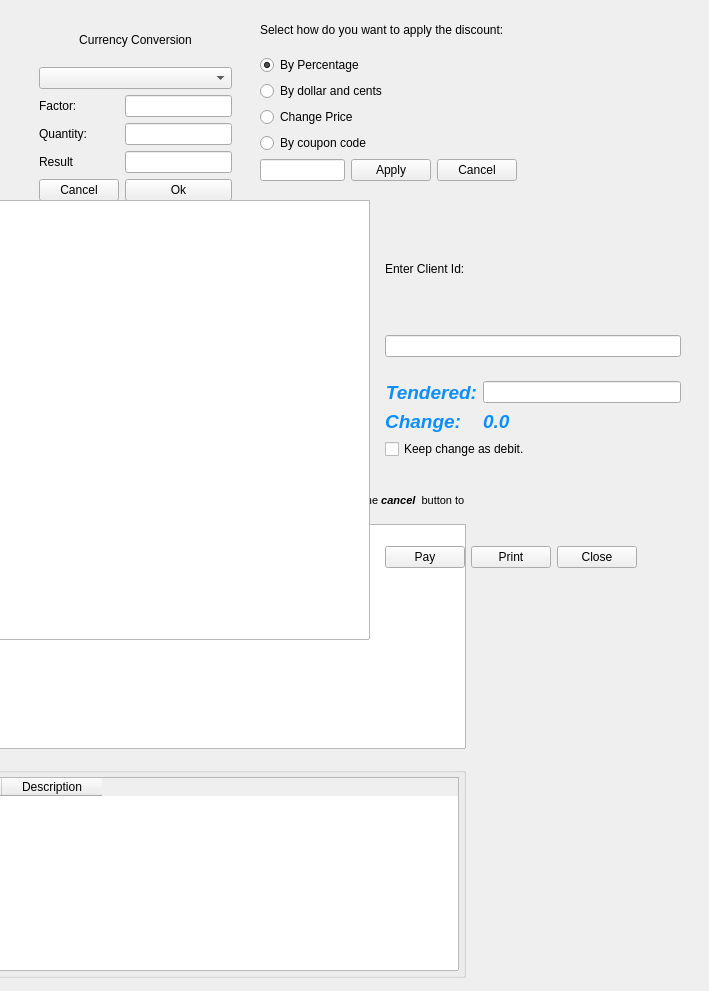
      <widget class="QWidget" name="page_Adds">
       <widget class="QFrame" name="frameCurrency">
        <property name="geometry">
         <rect>
          <x>30</x>
          <y>10</y>
          <width>211</width>
          <height>200</height>
         </rect>
        </property>
        <property name="frameShape">
         <enum>QFrame::NoFrame</enum>
        </property>
        <property name="frameShadow">
         <enum>QFrame::Raised</enum>
        </property>
        <layout class="QGridLayout" name="gridLayout_3">
         <item row="0" column="0" colspan="2">
          <widget class="QLabel" name="label_15">
           <property name="text">
            <string>Currency Conversion</string>
           </property>
           <property name="alignment">
            <set>Qt::AlignCenter</set>
           </property>
          </widget>
         </item>
         <item row="1" column="0" colspan="2">
          <widget class="QComboBox" name="comboCurrency"/>
         </item>
         <item row="2" column="0">
          <widget class="QLabel" name="label_12">
           <property name="text">
            <string>Factor:</string>
           </property>
          </widget>
         </item>
         <item row="2" column="1">
          <widget class="QLineEdit" name="editConvFactor">
           <property name="readOnly">
            <bool>true</bool>
           </property>
          </widget>
         </item>
         <item row="3" column="0">
          <widget class="QLabel" name="label_13">
           <property name="text">
            <string>Quantity:</string>
           </property>
          </widget>
         </item>
         <item row="3" column="1">
          <widget class="QLineEdit" name="editConvQty"/>
         </item>
         <item row="4" column="0">
          <widget class="QLabel" name="label_14">
           <property name="text">
            <string>Result</string>
           </property>
          </widget>
         </item>
         <item row="4" column="1">
          <widget class="QLineEdit" name="editConvResult">
           <property name="readOnly">
            <bool>true</bool>
           </property>
          </widget>
         </item>
         <item row="5" column="0">
          <widget class="QPushButton" name="btnConvCancel">
           <property name="text">
            <string>Cancel</string>
           </property>
          </widget>
         </item>
         <item row="5" column="1">
          <widget class="QPushButton" name="btnConvOk">
           <property name="text">
            <string>Ok</string>
           </property>
          </widget>
         </item>
        </layout>
       </widget>
       <widget class="QWidget" name="discountWidget" native="true">
        <property name="geometry">
         <rect>
          <x>260</x>
          <y>10</y>
          <width>257</width>
          <height>171</height>
         </rect>
        </property>
        <property name="sizePolicy">
         <sizepolicy hsizetype="MinimumExpanding" vsizetype="MinimumExpanding">
          <horstretch>0</horstretch>
          <verstretch>0</verstretch>
         </sizepolicy>
        </property>
        <layout class="QVBoxLayout" name="verticalLayout_5">
         <item>
          <widget class="QLabel" name="lbl_discounts">
           <property name="text">
            <string>Select how do you want to apply the discount:</string>
           </property>
           <property name="wordWrap">
            <bool>true</bool>
           </property>
          </widget>
         </item>
         <item>
          <widget class="QRadioButton" name="rbPercentage">
           <property name="text">
            <string>By Percentage</string>
           </property>
           <property name="checked">
            <bool>true</bool>
           </property>
          </widget>
         </item>
         <item>
          <widget class="QRadioButton" name="rbMoney">
           <property name="text">
            <string>By dollar and cents</string>
           </property>
          </widget>
         </item>
         <item>
          <widget class="QRadioButton" name="rbPriceChange">
           <property name="text">
            <string>Change Price</string>
           </property>
          </widget>
         </item>
         <item>
          <widget class="QRadioButton" name="rbCoupon">
           <property name="text">
            <string>By coupon code</string>
           </property>
          </widget>
         </item>
         <item>
          <layout class="QHBoxLayout" name="horizontalLayout_3">
           <item>
            <widget class="MibitLineEdit" name="editDiscount"/>
           </item>
           <item>
            <widget class="QPushButton" name="btnApplyDiscount">
             <property name="text">
              <string>Apply</string>
             </property>
            </widget>
           </item>
           <item>
            <widget class="QPushButton" name="btnCancelDiscount">
             <property name="text">
              <string>Cancel</string>
             </property>
            </widget>
           </item>
          </layout>
         </item>
        </layout>
       </widget>
       <widget class="QWidget" name="resumeWidget" native="true">
        <property name="geometry">
         <rect>
          <x>-110</x>
          <y>490</y>
          <width>580</width>
          <height>492</height>
         </rect>
        </property>
        <property name="minimumSize">
         <size>
          <width>580</width>
          <height>380</height>
         </size>
        </property>
        <layout class="QVBoxLayout" name="verticalLayout_7">
         <property name="spacing">
          <number>4</number>
         </property>
         <property name="leftMargin">
          <number>4</number>
         </property>
         <property name="topMargin">
          <number>4</number>
         </property>
         <property name="rightMargin">
          <number>4</number>
         </property>
         <property name="bottomMargin">
          <number>4</number>
         </property>
         <item>
          <widget class="QLabel" name="lblTitle">
           <property name="text">
            <string>&lt;!DOCTYPE HTML PUBLIC &quot;-//W3C//DTD HTML 4.0//EN&quot; &quot;http://www.w3.org/TR/REC-html40/strict.dtd&quot;&gt;
&lt;html&gt;&lt;head&gt;&lt;meta name=&quot;qrichtext&quot; content=&quot;1&quot; /&gt;&lt;style type=&quot;text/css&quot;&gt;
p, li { white-space: pre-wrap; }
&lt;/style&gt;&lt;/head&gt;&lt;body style=&quot; font-family:'Lucida Grande'; font-size:8pt; font-weight:400; font-style:normal;&quot;&gt;
&lt;p style=&quot; margin-top:0px; margin-bottom:0px; margin-left:0px; margin-right:0px; -qt-block-indent:0; text-indent:0px;&quot;&gt;The next sales are suspended. Please &lt;span style=&quot; font-weight:600;&quot;&gt;select one to resume&lt;/span&gt; and press the &lt;span style=&quot; font-weight:600; font-style:italic;&quot;&gt;Ok&lt;/span&gt; button; or press the &lt;span style=&quot; font-weight:600; font-style:italic;&quot;&gt;cancel&lt;/span&gt;  button to &lt;span style=&quot; font-weight:600;&quot;&gt;start a new one&lt;/span&gt;.&lt;/p&gt;&lt;/body&gt;&lt;/html&gt;</string>
           </property>
           <property name="wordWrap">
            <bool>true</bool>
           </property>
          </widget>
         </item>
         <item>
          <widget class="QTableView" name="tableSuspendedSales">
           <property name="minimumSize">
            <size>
             <width>280</width>
             <height>0</height>
            </size>
           </property>
           <property name="editTriggers">
            <set>QAbstractItemView::NoEditTriggers</set>
           </property>
           <property name="selectionMode">
            <enum>QAbstractItemView::SingleSelection</enum>
           </property>
           <property name="selectionBehavior">
            <enum>QAbstractItemView::SelectRows</enum>
           </property>
           <property name="sortingEnabled">
            <bool>true</bool>
           </property>
           <property name="cornerButtonEnabled">
            <bool>false</bool>
           </property>
          </widget>
         </item>
         <item>
          <widget class="QGroupBox" name="groupBox_2">
           <property name="minimumSize">
            <size>
             <width>0</width>
             <height>100</height>
            </size>
           </property>
           <property name="title">
            <string>Contents</string>
           </property>
           <layout class="QVBoxLayout" name="verticalLayout_6">
            <property name="spacing">
             <number>4</number>
            </property>
            <property name="leftMargin">
             <number>4</number>
            </property>
            <property name="topMargin">
             <number>4</number>
            </property>
            <property name="rightMargin">
             <number>4</number>
            </property>
            <property name="bottomMargin">
             <number>4</number>
            </property>
            <item>
             <widget class="QTableWidget" name="contentTable">
              <column>
               <property name="text">
                <string>Qty</string>
               </property>
              </column>
              <column>
               <property name="text">
                <string>Description</string>
               </property>
              </column>
             </widget>
            </item>
           </layout>
          </widget>
         </item>
        </layout>
       </widget>
       <widget class="QWidget" name="creditWidget" native="true">
        <property name="geometry">
         <rect>
          <x>-10</x>
          <y>200</y>
          <width>700</width>
          <height>440</height>
         </rect>
        </property>
        <property name="sizePolicy">
         <sizepolicy hsizetype="Expanding" vsizetype="Expanding">
          <horstretch>0</horstretch>
          <verstretch>0</verstretch>
         </sizepolicy>
        </property>
        <property name="minimumSize">
         <size>
          <width>700</width>
          <height>440</height>
         </size>
        </property>
        <layout class="QGridLayout" name="gridLayout_4">
         <item row="0" column="0" rowspan="3">
          <widget class="QTextEdit" name="creditContent">
           <property name="sizePolicy">
            <sizepolicy hsizetype="Expanding" vsizetype="MinimumExpanding">
             <horstretch>0</horstretch>
             <verstretch>0</verstretch>
            </sizepolicy>
           </property>
           <property name="minimumSize">
            <size>
             <width>380</width>
             <height>0</height>
            </size>
           </property>
          </widget>
         </item>
         <item row="0" column="1">
          <widget class="QWidget" name="widget_2" native="true">
           <property name="sizePolicy">
            <sizepolicy hsizetype="MinimumExpanding" vsizetype="Preferred">
             <horstretch>0</horstretch>
             <verstretch>0</verstretch>
            </sizepolicy>
           </property>
           <layout class="QVBoxLayout" name="verticalLayout_9">
            <item>
             <widget class="QLabel" name="label_16">
              <property name="sizePolicy">
               <sizepolicy hsizetype="Maximum" vsizetype="Preferred">
                <horstretch>0</horstretch>
                <verstretch>0</verstretch>
               </sizepolicy>
              </property>
              <property name="text">
               <string>Enter Client Id:</string>
              </property>
             </widget>
            </item>
            <item>
             <widget class="QLineEdit" name="editClientIdForCredit">
              <property name="sizePolicy">
               <sizepolicy hsizetype="Expanding" vsizetype="Fixed">
                <horstretch>0</horstretch>
                <verstretch>0</verstretch>
               </sizepolicy>
              </property>
              <property name="maximumSize">
               <size>
                <width>16777215</width>
                <height>16777215</height>
               </size>
              </property>
             </widget>
            </item>
           </layout>
          </widget>
         </item>
         <item row="1" column="1">
          <widget class="QWidget" name="creditPaymentWidget" native="true">
           <property name="sizePolicy">
            <sizepolicy hsizetype="Expanding" vsizetype="Maximum">
             <horstretch>0</horstretch>
             <verstretch>0</verstretch>
            </sizepolicy>
           </property>
           <property name="minimumSize">
            <size>
             <width>0</width>
             <height>50</height>
            </size>
           </property>
           <layout class="QVBoxLayout" name="verticalLayout_8">
            <item>
             <layout class="QGridLayout" name="gridLayout_5">
              <item row="0" column="0">
               <widget class="QLabel" name="label_18">
                <property name="sizePolicy">
                 <sizepolicy hsizetype="Minimum" vsizetype="Preferred">
                  <horstretch>0</horstretch>
                  <verstretch>0</verstretch>
                 </sizepolicy>
                </property>
                <property name="text">
                 <string>&lt;!DOCTYPE HTML PUBLIC &quot;-//W3C//DTD HTML 4.0//EN&quot; &quot;http://www.w3.org/TR/REC-html40/strict.dtd&quot;&gt;
&lt;html&gt;&lt;head&gt;&lt;meta name=&quot;qrichtext&quot; content=&quot;1&quot; /&gt;&lt;style type=&quot;text/css&quot;&gt;
p, li { white-space: pre-wrap; }
&lt;/style&gt;&lt;/head&gt;&lt;body style=&quot; font-family:'Ubuntu'; font-size:11pt; font-weight:400; font-style:normal;&quot;&gt;
&lt;p style=&quot; margin-top:0px; margin-bottom:0px; margin-left:0px; margin-right:0px; -qt-block-indent:0; text-indent:0px;&quot;&gt;&lt;span style=&quot; font-size:14pt; font-weight:600; font-style:italic; color:#0c8eff;&quot;&gt;Tendered:&lt;/span&gt;&lt;/p&gt;&lt;/body&gt;&lt;/html&gt;</string>
                </property>
                <property name="alignment">
                 <set>Qt::AlignRight|Qt::AlignTrailing|Qt::AlignVCenter</set>
                </property>
               </widget>
              </item>
              <item row="0" column="1">
               <widget class="MibitLineEdit" name="editCreditTendered">
                <property name="sizePolicy">
                 <sizepolicy hsizetype="Expanding" vsizetype="Fixed">
                  <horstretch>0</horstretch>
                  <verstretch>0</verstretch>
                 </sizepolicy>
                </property>
                <property name="minimumSize">
                 <size>
                  <width>120</width>
                  <height>0</height>
                 </size>
                </property>
                <property name="maximumSize">
                 <size>
                  <width>200</width>
                  <height>16777215</height>
                 </size>
                </property>
               </widget>
              </item>
              <item row="1" column="0">
               <widget class="QLabel" name="label_19">
                <property name="sizePolicy">
                 <sizepolicy hsizetype="Maximum" vsizetype="Preferred">
                  <horstretch>0</horstretch>
                  <verstretch>0</verstretch>
                 </sizepolicy>
                </property>
                <property name="text">
                 <string>&lt;!DOCTYPE HTML PUBLIC &quot;-//W3C//DTD HTML 4.0//EN&quot; &quot;http://www.w3.org/TR/REC-html40/strict.dtd&quot;&gt;
&lt;html&gt;&lt;head&gt;&lt;meta name=&quot;qrichtext&quot; content=&quot;1&quot; /&gt;&lt;style type=&quot;text/css&quot;&gt;
p, li { white-space: pre-wrap; }
&lt;/style&gt;&lt;/head&gt;&lt;body style=&quot; font-family:'Ubuntu'; font-size:11pt; font-weight:400; font-style:normal;&quot;&gt;
&lt;p style=&quot; margin-top:0px; margin-bottom:0px; margin-left:0px; margin-right:0px; -qt-block-indent:0; text-indent:0px;&quot;&gt;&lt;span style=&quot; font-size:14pt; font-weight:600; font-style:italic; color:#0c8eff;&quot;&gt;Change:&lt;/span&gt;&lt;/p&gt;&lt;/body&gt;&lt;/html&gt;</string>
                </property>
                <property name="alignment">
                 <set>Qt::AlignRight|Qt::AlignTrailing|Qt::AlignVCenter</set>
                </property>
               </widget>
              </item>
              <item row="1" column="1">
               <widget class="QLabel" name="lblCreditChange">
                <property name="sizePolicy">
                 <sizepolicy hsizetype="Maximum" vsizetype="Preferred">
                  <horstretch>0</horstretch>
                  <verstretch>0</verstretch>
                 </sizepolicy>
                </property>
                <property name="text">
                 <string>&lt;!DOCTYPE HTML PUBLIC &quot;-//W3C//DTD HTML 4.0//EN&quot; &quot;http://www.w3.org/TR/REC-html40/strict.dtd&quot;&gt;
&lt;html&gt;&lt;head&gt;&lt;meta name=&quot;qrichtext&quot; content=&quot;1&quot; /&gt;&lt;style type=&quot;text/css&quot;&gt;
p, li { white-space: pre-wrap; }
&lt;/style&gt;&lt;/head&gt;&lt;body style=&quot; font-family:'Ubuntu'; font-size:11pt; font-weight:400; font-style:normal;&quot;&gt;
&lt;p style=&quot; margin-top:0px; margin-bottom:0px; margin-left:0px; margin-right:0px; -qt-block-indent:0; text-indent:0px;&quot;&gt;&lt;span style=&quot; font-size:14pt; font-weight:600; font-style:italic; color:#0c8eff;&quot;&gt;0.0&lt;/span&gt;&lt;/p&gt;&lt;/body&gt;&lt;/html&gt;</string>
                </property>
                <property name="textFormat">
                 <enum>Qt::RichText</enum>
                </property>
                <property name="alignment">
                 <set>Qt::AlignLeading|Qt::AlignLeft|Qt::AlignVCenter</set>
                </property>
                <property name="margin">
                 <number>0</number>
                </property>
               </widget>
              </item>
             </layout>
            </item>
            <item>
             <widget class="QCheckBox" name="chKeepDebit">
              <property name="sizePolicy">
               <sizepolicy hsizetype="Maximum" vsizetype="Fixed">
                <horstretch>0</horstretch>
                <verstretch>0</verstretch>
               </sizepolicy>
              </property>
              <property name="text">
               <string>Keep change as debit.</string>
              </property>
             </widget>
            </item>
           </layout>
          </widget>
         </item>
         <item row="2" column="1">
          <widget class="QWidget" name="widget" native="true">
           <property name="sizePolicy">
            <sizepolicy hsizetype="Maximum" vsizetype="Preferred">
             <horstretch>0</horstretch>
             <verstretch>0</verstretch>
            </sizepolicy>
           </property>
           <layout class="QHBoxLayout" name="horizontalLayout_5">
            <item>
             <widget class="QPushButton" name="btnPayCredit">
              <property name="sizePolicy">
               <sizepolicy hsizetype="Maximum" vsizetype="Fixed">
                <horstretch>0</horstretch>
                <verstretch>0</verstretch>
               </sizepolicy>
              </property>
              <property name="text">
               <string>Pay</string>
              </property>
             </widget>
            </item>
            <item>
             <widget class="QPushButton" name="btnPrintCreditReport">
              <property name="text">
               <string>Print</string>
              </property>
             </widget>
            </item>
            <item>
             <widget class="QPushButton" name="btnCancelCreditPayment">
              <property name="sizePolicy">
               <sizepolicy hsizetype="Maximum" vsizetype="Fixed">
                <horstretch>0</horstretch>
                <verstretch>0</verstretch>
               </sizepolicy>
              </property>
              <property name="text">
               <string>Close</string>
              </property>
             </widget>
            </item>
           </layout>
          </widget>
         </item>
        </layout>
       </widget>
      </widget>
